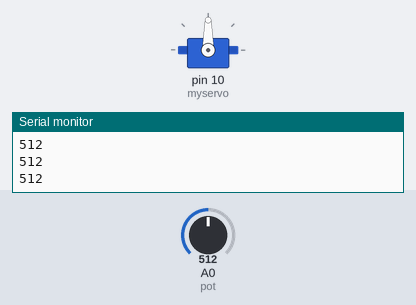
Bench run of a sketch on a simulated Arduino Uno, built with avr-gcc and run on an emulated ATmega328P. On the bench: servo, the last lines printed to the serial monitor. The test bench sets the inputs (shaded band); at power-on: A0 (pot) = 512.

Above: at 1.2 s.
1.3 s: A0 (pot) set to 716
At 1.8 s:
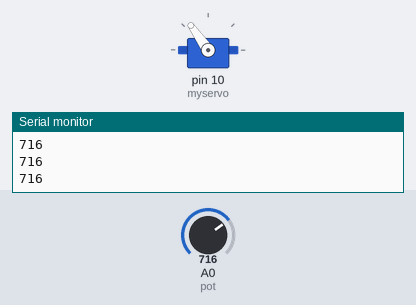
2.8 s: A0 (pot) set to 900
At 4.0 s:
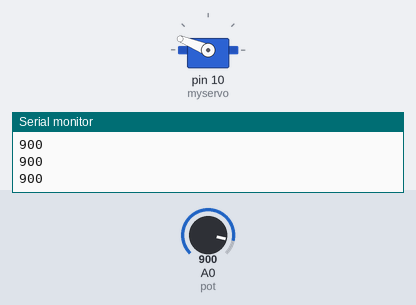
4.3 s: A0 (pot) set to 1023
At 5.3 s:
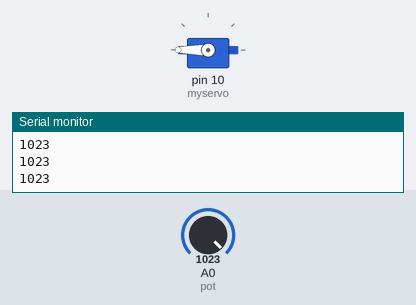
5.8 s: A0 (pot) set to 306
At 6.6 s:
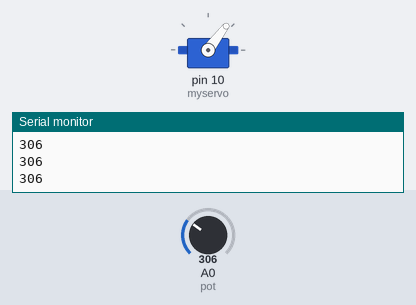
7.3 s: A0 (pot) set to 122
At 7.6 s:
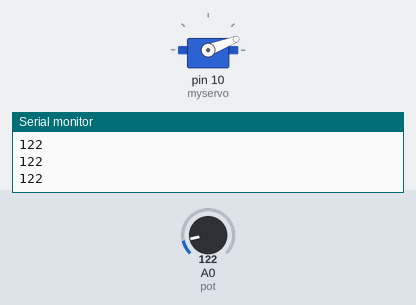
8.8 s: A0 (pot) set to 0
At 9.8 s:
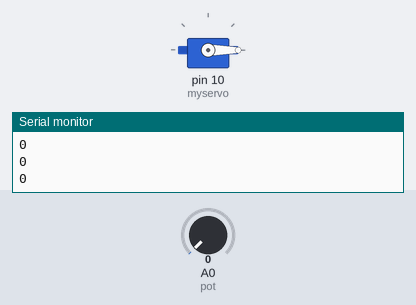
Timing chart, 0 to 11.3 s (numbered marks = the images above; inputs shaded):
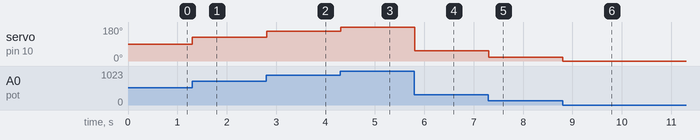

Measured:
- after the input at 1.3 s, servo on pin 10 (myservo): 90° → 125° at once
- after the input at 2.8 s, servo on pin 10 (myservo): 125° → 158° at once
- after the input at 4.3 s, servo on pin 10 (myservo): 158° → 180° at once
- after the input at 5.8 s, servo on pin 10 (myservo): 180° → 53° at once
- after the input at 7.3 s, servo on pin 10 (myservo): 53° → 21° at once
- after the input at 8.8 s, servo on pin 10 (myservo): 21° → 0° at once

The sketch:

Steering_Control_1st_Design.ino
```cpp
int pot = A0; //potentiometer is on A0
#include <Servo.h> //include servo library
Servo myservo; //naming the servo

void setup() {
  // put your setup code here, to run once:

pinMode (pot, INPUT); //A0 is designated as an input
Serial.begin (9600); //rate of communication from pc to arduino is denoted
myservo.attach(10); //servo is attached to pin 10
myservo.write(90); //move servo to value of 90

}

void loop() {
  // put your main code here, to run repeatedly:
int potRead = analogRead(pot); //declare variable "potRead" to be the values from the potentiometer

Serial.println (potRead); //print the variable "potRead" to the serial monitor

int maps = map(potRead, 0, 1023, 0, 180); /*declare variable "maps" to be a value. This value will be from 0 to 180
                                            corresponding to the "potRead", which is from 0 to 1023*/

myservo.write(maps); //move servo to the value of "maps"

}
```
